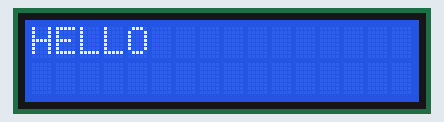
Recording of a sketch running on a simulated Arduino Uno, built with avr-gcc and run on an emulated ATmega328P. On the bench: 16×2 character LCD.

Above: at 0.1 s.
At 1.1 s:
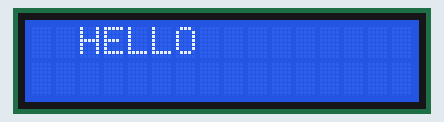
At 2.7 s:
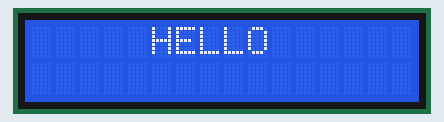
At 5.7 s:
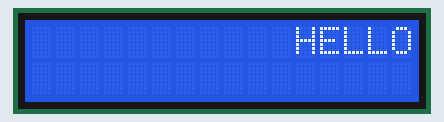
At 8.3 s:
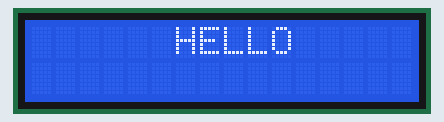
At 11.8 s:
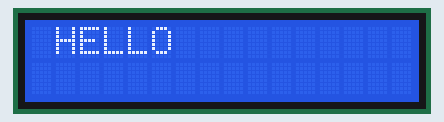

Measured:
- by itself, everything shown: repeats every 11.2 s, in 23 steps
- what the display in image 1 shows lasts 0.5 s, from 1.1 s to 1.6 s

The sketch:

extra_2-1.ino
```cpp
#include<Wire.h>
#include<LiquidCrystal_I2C.h>
LiquidCrystal_I2C lcd(0x27,2,1,0,4,5,6,7,3,POSITIVE);

void setup() {
  // put your setup code here, to run once:
  lcd.begin(16,2);

  Serial.begin(9600);

}

void loop() {
  // put your main code here, to run repeatedly:
  int i;
  lcd.print(" FUCK ");
  for(i=0;i<11;i++)
  {
    lcd.setCursor(i,0);

    lcd.print("HELLO");
    delay(500);
    lcd.clear();

  }
  for(i=11;i>0;i--)
  {
    lcd.setCursor(i,0);

    lcd.print("HELLO");
    delay(500);
    lcd.clear();
  }
}
```
